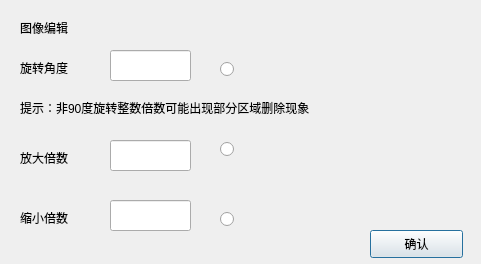
<?xml version="1.0" encoding="UTF-8"?>
<ui version="4.0">
 <class>torato</class>
 <widget class="QDialog" name="torato">
  <property name="geometry">
   <rect>
    <x>0</x>
    <y>0</y>
    <width>481</width>
    <height>264</height>
   </rect>
  </property>
  <property name="windowTitle">
   <string>Dialog</string>
  </property>
  <widget class="QLineEdit" name="lineEdit">
   <property name="geometry">
    <rect>
     <x>110</x>
     <y>50</y>
     <width>81</width>
     <height>31</height>
    </rect>
   </property>
  </widget>
  <widget class="QLabel" name="label">
   <property name="geometry">
    <rect>
     <x>20</x>
     <y>60</y>
     <width>72</width>
     <height>15</height>
    </rect>
   </property>
   <property name="text">
    <string>旋转角度</string>
   </property>
  </widget>
  <widget class="QLabel" name="label_2">
   <property name="geometry">
    <rect>
     <x>20</x>
     <y>100</y>
     <width>411</width>
     <height>16</height>
    </rect>
   </property>
   <property name="text">
    <string>提示：非90度旋转整数倍数可能出现部分区域删除现象</string>
   </property>
  </widget>
  <widget class="QLabel" name="label_3">
   <property name="geometry">
    <rect>
     <x>20</x>
     <y>20</y>
     <width>72</width>
     <height>15</height>
    </rect>
   </property>
   <property name="text">
    <string>图像编辑</string>
   </property>
  </widget>
  <widget class="QLabel" name="label_4">
   <property name="geometry">
    <rect>
     <x>20</x>
     <y>150</y>
     <width>72</width>
     <height>15</height>
    </rect>
   </property>
   <property name="text">
    <string>放大倍数</string>
   </property>
  </widget>
  <widget class="QLineEdit" name="lineEdit_2">
   <property name="geometry">
    <rect>
     <x>110</x>
     <y>140</y>
     <width>81</width>
     <height>31</height>
    </rect>
   </property>
  </widget>
  <widget class="QLabel" name="label_5">
   <property name="geometry">
    <rect>
     <x>20</x>
     <y>210</y>
     <width>72</width>
     <height>15</height>
    </rect>
   </property>
   <property name="text">
    <string>缩小倍数</string>
   </property>
  </widget>
  <widget class="QLineEdit" name="lineEdit_3">
   <property name="geometry">
    <rect>
     <x>110</x>
     <y>200</y>
     <width>81</width>
     <height>31</height>
    </rect>
   </property>
  </widget>
  <widget class="QRadioButton" name="radioButton">
   <property name="geometry">
    <rect>
     <x>220</x>
     <y>60</y>
     <width>115</width>
     <height>19</height>
    </rect>
   </property>
   <property name="text">
    <string/>
   </property>
  </widget>
  <widget class="QRadioButton" name="radioButton_2">
   <property name="geometry">
    <rect>
     <x>220</x>
     <y>140</y>
     <width>115</width>
     <height>19</height>
    </rect>
   </property>
   <property name="text">
    <string/>
   </property>
  </widget>
  <widget class="QRadioButton" name="radioButton_3">
   <property name="geometry">
    <rect>
     <x>220</x>
     <y>210</y>
     <width>115</width>
     <height>19</height>
    </rect>
   </property>
   <property name="text">
    <string/>
   </property>
  </widget>
  <widget class="QPushButton" name="pushButton">
   <property name="geometry">
    <rect>
     <x>370</x>
     <y>230</y>
     <width>93</width>
     <height>28</height>
    </rect>
   </property>
   <property name="text">
    <string>确认</string>
   </property>
  </widget>
 </widget>
 <resources/>
 <connections/>
</ui>
